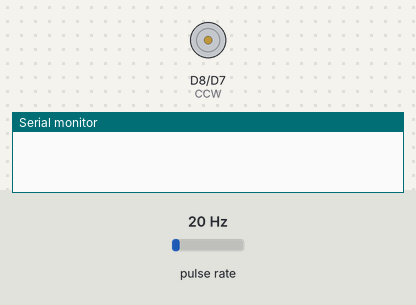
The sketch below on a simulated ESP8266 (NodeMCU). Shown: motor-driver pin pairs drawn as motors (green arrow = first pin HIGH = forward, orange = second pin HIGH = backward, longer = more drive), the last lines printed to the serial monitor. Wiring (inferred from the names in the program): pulse sensor: data D2. The inputs (shaded band) are chosen by the test bench; at power-on: pulse rate 20 Hz.

Above: at 0.5 s.
At 2.5 s:
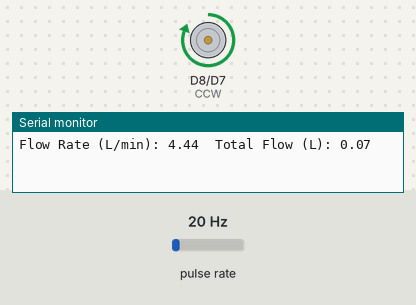
At 8.5 s:
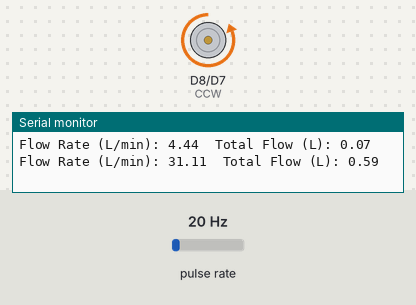
Timing chart, 0 to 9.1 s (numbered marks = the images above):
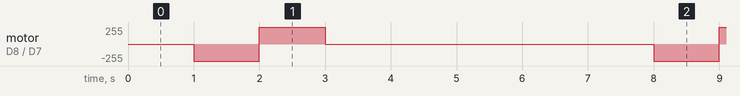

The sketch:

Waterflow.ino
```cpp
volatile int pulseCount = 0;
const int flowSensorPin = D2;
const float calibrationFactor = 4.5;

#define CW D7
#define CCW D8

float flowRate = 0.0;
float flowLiters = 0.0;
unsigned long previousMillis = 0;
const unsigned long interval = 1000;

void IRAM_ATTR pulseCounter() {
    pulseCount++;
}

void setup() {
  pinMode(CW, OUTPUT);
	pinMode(CCW, OUTPUT);
    Serial.begin(115200);
    pinMode(flowSensorPin, INPUT_PULLUP);
    attachInterrupt(digitalPinToInterrupt(flowSensorPin), pulseCounter, RISING);
}

void loop() {
    unsigned long currentMillis = millis();

    if (currentMillis - previousMillis >= interval) {
        previousMillis = currentMillis;

        flowRate = (pulseCount / calibrationFactor);
        flowLiters += (flowRate / 60);

        Serial.print("Flow Rate (L/min): ");
        Serial.print(flowRate);
        Serial.print("\tTotal Flow (L): ");
        Serial.println(flowLiters);

        pulseCount = 0;
        digitalWrite(CW,HIGH);
	delay(1000);
	digitalWrite(CW, LOW);
	digitalWrite(CCW, HIGH);
	delay(1000);
	digitalWrite(CCW, LOW);
	delay(5000);
    }
}
```

Measured:
- by itself, motor on D8 (CCW) / D7 (CW): repeats every 7.0 s: forward 255/255 1.0 s, stopped 5.0 s, backward 255/255 1.0 s
